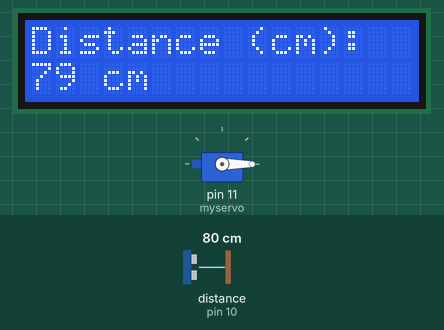
Bench run of a sketch on a simulated Arduino Uno, built with avr-gcc and run on an emulated ATmega328P. Shown: 16×2 character LCD, servo. Wiring (inferred from the names in the program): ultrasonic range finder: trigger pin 9; echo pin 10. The inputs (shaded band) are chosen by the test bench; at power-on: distance to the obstacle (sensor on pin 10) 80 cm. The echo pulse lasts 58.3 µs per cm.

Above: at 1.2 s.
1.3 s: distance to the obstacle (sensor on pin 10) set to 36 cm
At 2.4 s:
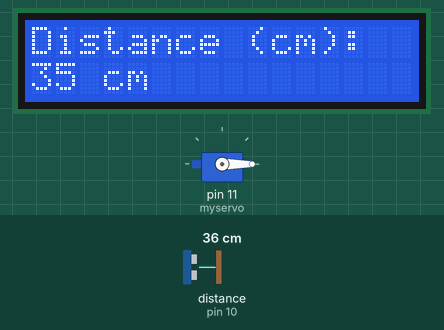
3.1 s: distance to the obstacle (sensor on pin 10) set to 29 cm
At 4.0 s:
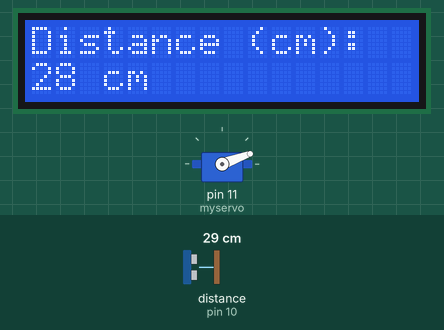
4.7 s: distance to the obstacle (sensor on pin 10) set to 12 cm
At 5.6 s:
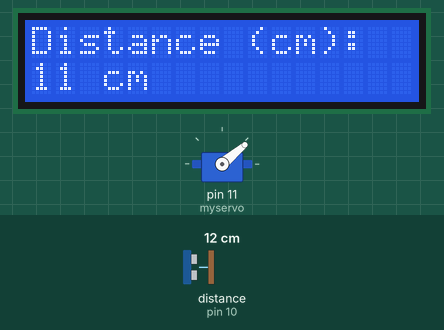
Timing chart, 0 to 7.7 s (numbered marks = the images above; inputs shaded):
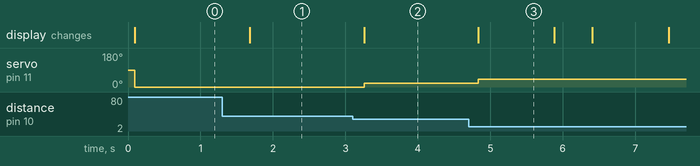

The sketch:

withServoMotor.ino
```cpp
#include <Wire.h>
#include <LiquidCrystal_I2C.h>
#include <Servo.h>

LiquidCrystal_I2C lcd(0x27,16,2);
Servo myservo;

const int trigPin = 9;
const int echoPin = 10;

void setup() {
  pinMode(trigPin, OUTPUT);
  pinMode(echoPin, INPUT);

  lcd.init();
  lcd.backlight();

  myservo.attach(11);  // Attaches the servo on pin 11
}

void loop() {
  long duration, distance;

  digitalWrite(trigPin, LOW);
  delayMicroseconds(2);

  digitalWrite(trigPin, HIGH);
  delayMicroseconds(10);
  digitalWrite(trigPin, LOW);

  duration = pulseIn(echoPin, HIGH);
  distance = (duration / 2) / 29.1;   // Convert duration to distance

  lcd.setCursor(0,0);
  lcd.print("Distance (cm): ");
  lcd.setCursor(0,1);
  lcd.print(distance);
  lcd.print(" cm    ");   // Extra spaces to clear previous values

  // Rotate servo based on distance
  if (distance <= 10) {
    myservo.write(45);
  } else if (distance <= 15) {
    myservo.write(40);
  } else if (distance <= 20) {
    myservo.write(30);
  } else if (distance <= 30) {
    myservo.write(20);
  } else {
    myservo.write(0);
  }

  delay(500);
}
```

Measured:
- the behaviour switches between 32 and 31 cm on distance to the obstacle (sensor on pin 10) (found by bisection; images 1 and 2)
- after the input at 1.3 s, the display: changes after 0.38 s (image 1)
- after the input at 3.1 s, servo on pin 11 (myservo): 0° → 20° after 0.16 s; the display: changes after 0.16 s (image 2)
- after the input at 4.7 s, servo on pin 11 (myservo): 20° → 40° after 0.13 s; the display: changes after 0.13 s (image 3)
- what the display in image 3 shows lasts 1.1 s, from 4.8 s to 5.9 s
